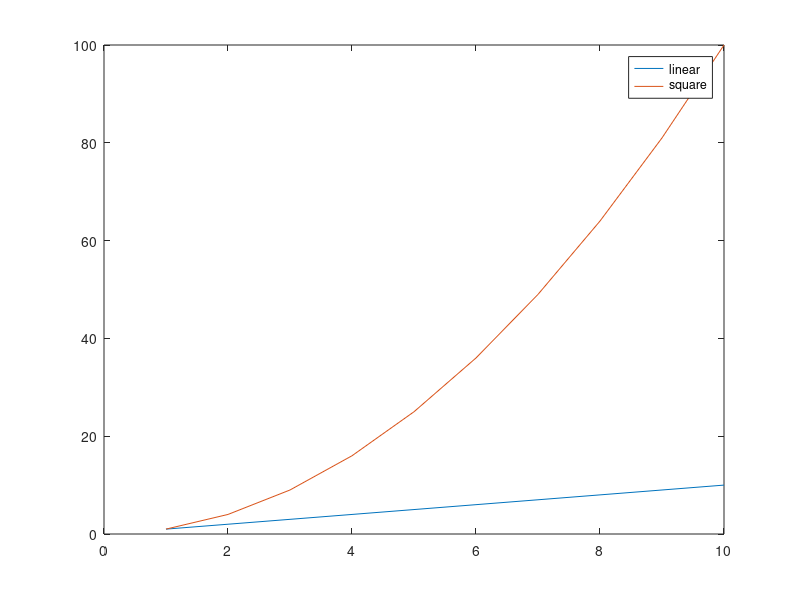

Recreate this plot in MATLAB. (Note: this script raises an error after producing the figure.)
%=============================================================================
% Copyright (c) 2016-present Allan CORNET (Nelson)
%=============================================================================
% This file is part of Nelson.
%=============================================================================
% LICENCE_BLOCK_BEGIN
% SPDX-License-Identifier: LGPL-3.0-or-later
% LICENCE_BLOCK_END
%=============================================================================
% <--ADV-CLI MODE-->
%=============================================================================
% ItemHitFcn fires when the user clicks a legend entry, with that entry's
% plotted object as evt.Peer and the clicked Region ('icon' or 'label'). The
% click is replayed through the figure input with __figure_mouse_event__.
%=============================================================================
% the callback is a settable function handle / char that round-trips
f = figure('Visible', 'off');
ax = axes('Parent', f);
plot(ax, 1:10);
hold(ax, 'on');
plot(ax, (1:10) .^ 2);
lg = legend(ax, {'linear', 'square'});
assert_isequal(class(lg.ItemHitFcn), 'function_handle');
lg.ItemHitFcn = @(src, evt) disp('hit');
assert_isequal(class(lg.ItemHitFcn), 'function_handle');
lg.ItemHitFcn = 'disp(''hit'')';
assert_isequal(class(lg.ItemHitFcn), 'char');
close(f);
%=============================================================================
% end-to-end firing: a click on an entry resolves to its Peer and Region
global ITEM_HIT_EVENTS
ITEM_HIT_EVENTS = {};
f = figure('Position', [100 100 400 300]);
ax = axes('Parent', f, 'Position', [0.13 0.11 0.775 0.815]);
h1 = plot(ax, 1:10, 'DisplayName', 'linear');
hold(ax, 'on');
h2 = plot(ax, (1:10) .^ 2, 'DisplayName', 'square');
lg = legend(ax);
lg.ItemHitFcn = @(src, evt) record_item_hit(evt);
drawnow();
%=============================================================================
W = f.Position(3);
H = f.Position(4);
p = lg.Position;                        % normalized [x y w h], bottom-origin
rowH = max(10, ceil(lg.FontSize * 1.35));
y0 = p(2) * H + p(4) * H - 4;
baseX = p(1) * W + 6;
%=============================================================================
% entry 0 (top row), icon column -> Peer is the first plot, Region 'icon'
ITEM_HIT_EVENTS = {};
__figure_mouse_event__(f, 'press', [baseX + 3, y0 - rowH * 0.5], 'web');
drawnow();
pause(0.2);
assert_isequal(numel(ITEM_HIT_EVENTS), 1);
assert_isequal(ITEM_HIT_EVENTS{1}.Peer, h1);
assert_isequal(ITEM_HIT_EVENTS{1}.Region, 'icon');
%=============================================================================
% entry 1 (second row), label column -> Peer is the second plot, Region 'label'
ITEM_HIT_EVENTS = {};
__figure_mouse_event__(f, 'press', [baseX + 40, y0 - rowH * 1.5], 'web');
drawnow();
pause(0.2);
assert_isequal(numel(ITEM_HIT_EVENTS), 1);
assert_isequal(ITEM_HIT_EVENTS{1}.Peer, h2);
assert_isequal(ITEM_HIT_EVENTS{1}.Region, 'label');
%=============================================================================
close(f);
clear global ITEM_HIT_EVENTS
%=============================================================================
function record_item_hit(evt)
  global ITEM_HIT_EVENTS
  ITEM_HIT_EVENTS{end + 1} = evt;
end
%=============================================================================
